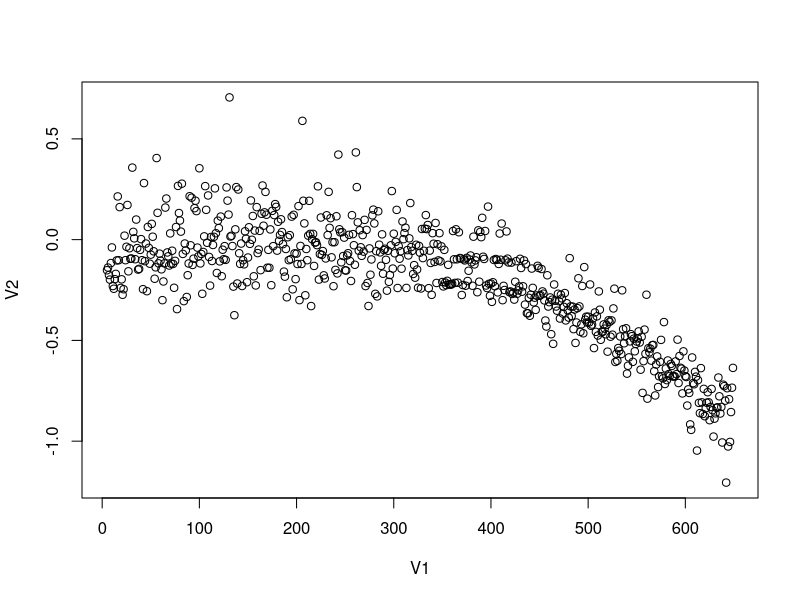
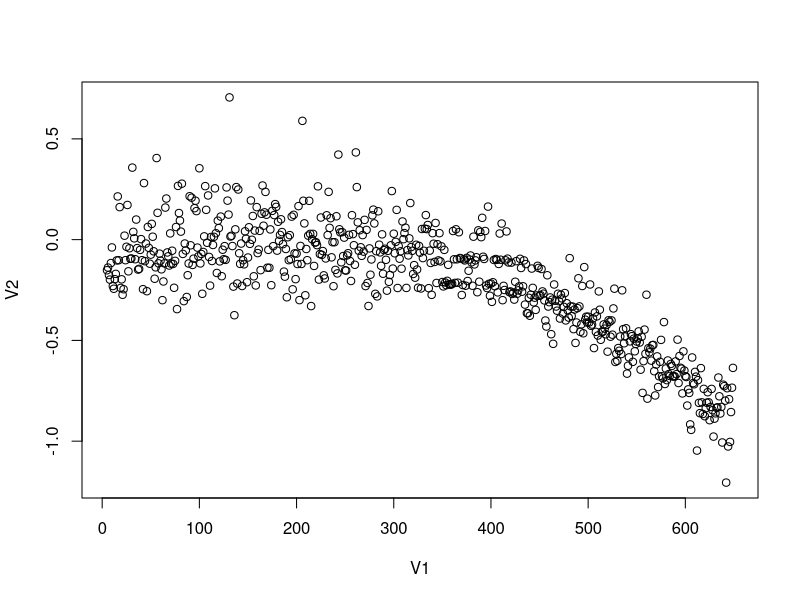

Recreate these plots in R, in order.

a <-read.csv("trial-final-8-20171229151244.csv", header = FALSE)
plot(a)
png("trial-final-8-20171229151244.csv.png")
plot(a)

